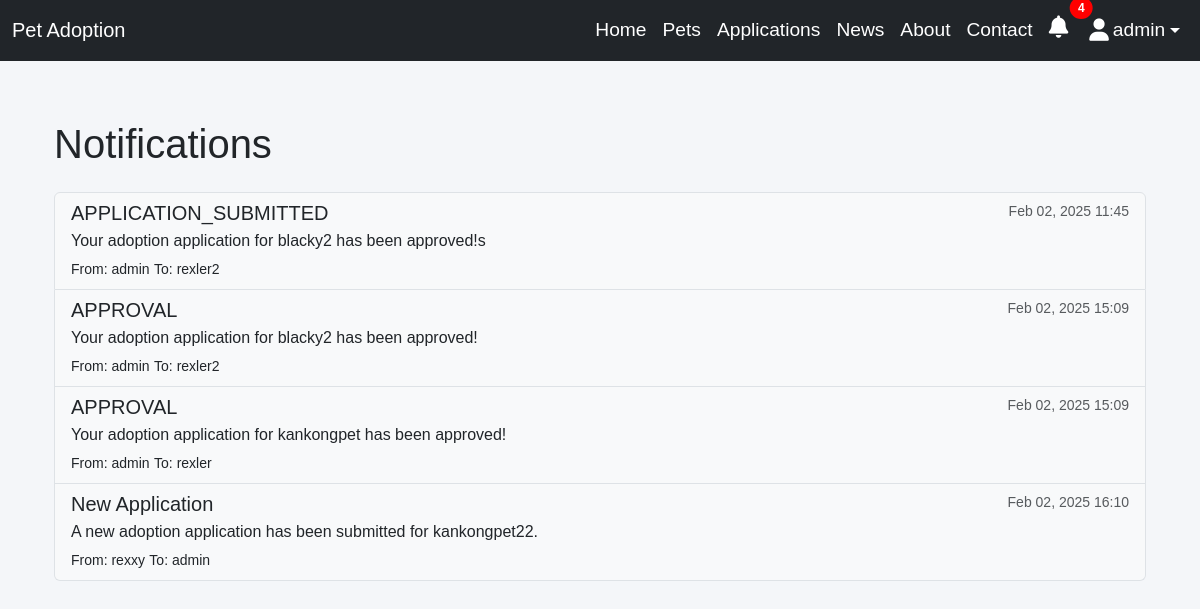
The page /notifications/ (signed in) on the database its author committed.
### accounts/models.py (models this page shows, shortened)
class CustomUser(AbstractUser):
    age = models.IntegerField(null=True, blank=True)
    gender = models.CharField(max_length=10,  choices=[
            ('Male', 'Male'),
            ('Female', 'Female'),
            ('Other', 'Other'),
        ],)
    phone_number = models.CharField(max_length=15)
    image = models.ImageField(upload_to='profile_images/', blank=True, null=True, default='profile_images/default_profile.jpg')

### app/models.py (models this page shows, shortened)
class Notification(models.Model):
    sender = models.ForeignKey(
        settings.AUTH_USER_MODEL,
        on_delete=models.CASCADE,
        related_name="sent_notifications"
    )
    recipient = models.ForeignKey(
        settings.AUTH_USER_MODEL,
        on_delete=models.CASCADE,
        related_name="received_notifications"
    )
    application = models.ForeignKey(
        AdoptionApplication,
        on_delete=models.CASCADE,
        null=True, blank=True
    )
    message = models.TextField()
    notification_type = models.CharField(
        max_length=50,
        choices=[
            ("APPLICATION_SUBMITTED", "Application Submitted"),
            ("APPLICATION_APPROVED", "Application Approved"),
            ("APPLICATION_DENIED", "Application Denied"),
            ("GENERAL", "General Notification"),
        ],
        default="GENERAL",
    )
    timestamp = models.DateTimeField(auto_now_add=True)
    is_read = models.BooleanField(default=False)

### app/views.py (the view)
# urls.py: path('notifications/', NotificationListView.as_view(), name='notification_list'),
class NotificationListView(LoginRequiredMixin, ListView):
    model = Notification
    template_name = 'notification/notification_list.html'
    context_object_name = 'notifications'
    def get_queryset(self):
        return Notification.objects.filter(
            Q(sender=self.request.user) | Q(recipient=self.request.user)
        )

### app/context_processors.py (called while the page is built)
def notification_count(request):
    if request.user.is_authenticated:
        unread_count = Notification.objects.filter(
            Q(sender=request.user) | Q(recipient=request.user),
            is_read=False
        ).count()
    else:
        unread_count = 0
    return {'unread_notifications_count': unread_count}

### app/templates/notification/notification_list.html
{% extends 'app/base.html' %}
{% block content %}
<div class="container mt-4">
    <h1 class="mb-4">Notifications</h1>
    <div class="list-group">
      {% for notification in notifications %}
            <a href="{% url 'notification_detail' notification.pk %}"
               class="list-group-item list-group-item-action {% if not notification.is_read %}bg-light{% endif %}">
                <div class="d-flex w-100 justify-content-between">
                    <h5 class="mb-1">{{ notification.notification_type }}</h5>
                    <small class="text-muted">{{ notification.timestamp|date:"M d, Y H:i" }}</small>
                </div>
                <p class="mb-1">{{ notification.message }}</p>
                <small>From: {{ notification.sender.username }}</small>
                <small>To: {{ notification.recipient.username }}</small>
            </a>
        {% empty %}
            <p class="text-muted text-center">No notifications available.</p>
        {% endfor %}
    </div>
</div>
{% endblock %}

### app/templates/app/base.html (shortened to what this page needs)
<!DOCTYPE html>
{% load static %}
<html lang="en">
<head>
    <link rel="stylesheet" href="https://cdn.jsdelivr.net/npm/bootstrap@5.3.0/dist/css/bootstrap.min.css">
    <link rel="stylesheet" href="https://cdnjs.cloudflare.com/ajax/libs/font-awesome/6.4.2/css/all.min.css">
    <link rel="stylesheet" href="{% static 'css/base.css' %}">
</head>
<body>
    <nav class="navbar navbar-expand-lg navbar-dark bg-dark fixed-top">
        <div class="container-fluid">
            <a class="navbar-brand" href="{% url 'pet_list' %}">Pet Adoption</a>
            <div class="collapse navbar-collapse" id="navbarNav">
                <ul class="navbar-nav ms-auto">
                    <li class="nav-item">
                        <a class="nav-link active" href="{% url 'home' %}">Home</a>
                    </li>
                    <li class="nav-item">
                        <a class="nav-link" href="{% url 'pet_list' %}">Pets</a>
                    </li>
                    {% if request.user.is_staff %}
                    <li class="nav-item">
                        <a class="nav-link" href="{% url 'adoption_application_list' %}">Applications</a>
                    </li>
                    {% endif %}
                    <li class="nav-item">
                        <a class="nav-link" href="{% url 'post_list' %}">News</a>
                    </li>
                    <li class="nav-item">
                        <a class="nav-link" href="{% url 'about' %}">About</a>
                    </li>
                    <li class="nav-item">
                        <a class="nav-link" href="{% url 'contact' %}">Contact</a>
                    </li>
                    <li class="nav-item">
                        <a class="nav-link position-relative" href="{% url 'notification_list' %}">
                            <i class="fas fa-bell"></i>
                            {% if unread_notifications_count > 0 %}
                            <span class="badge badge-danger position-absolute top-0 start-100 translate-middle">
                                {{ unread_notifications_count }}
                            </span>
                            {% endif %}
                        </a>
                    </li>
                    {% if user.is_authenticated %}
                    <li class="nav-item dropdown">
                        <a class="nav-link dropdown-toggle d-flex align-items-center" href="#" id="userDropdown" role="button" data-bs-toggle="dropdown" aria-expanded="false">
                            {% if user.profile.image %}
                                <img src="{{ user.profile.image.url }}" alt="Profile" class="rounded-circle me-1" width="30" height="30">
                            {% else %}
                                <i class="fas fa-user me-1"></i>
                            {% endif %}
                            {{ user.username }}
                        </a>
                    </li>
                    {% endif %}
                </ul>
            </div>
        </div>
    </nav>
    <div class="container mt-5 pt-5">
        {% block content %}
        {% endblock %}
    </div>
</body>
</html>

### static/css/base.css (style rules this page uses)
body { font-family: 'Arial', sans-serif; background-color: #f4f6f9; margin: 0; padding: 0; }
a { text-decoration: none; color: inherit; }
.nav-link { color: white !important; font-size: 1.2rem; display: flex; align-items: center; position: relative; padding-right: 20px; }
.nav-link i { font-size: 1.4rem; margin-right: 5px; }
.badge-danger { background-color: red; color: white; font-size: 0.75rem; padding: 5px 8px; border-radius: 50%; }

### rows shown on the page
CustomUser: username "admin"
Notification: notification_type "APPLICATION_SUBMITTED", timestamp "Feb 02, 2025 11:45", message "Your adoption application for blacky2 has been approved!s", sender.username "admin", recipient.username "rexler2"
Notification: notification_type "APPROVAL", timestamp "Feb 02, 2025 15:09", message "Your adoption application for blacky2 has been approved!", sender.username "admin", recipient.username "rexler2"
Notification: notification_type "APPROVAL", timestamp "Feb 02, 2025 15:09", message "Your adoption application for kankongpet has been approved!", sender.username "admin", recipient.username "rexler"
Notification: notification_type "New Application", timestamp "Feb 02, 2025 16:10", message "A new adoption application has been submitted for kankongpet22.", sender.username "rexxy", recipient.username "admin"

### other values the page prints
{{ unread_notifications_count }} "4"
